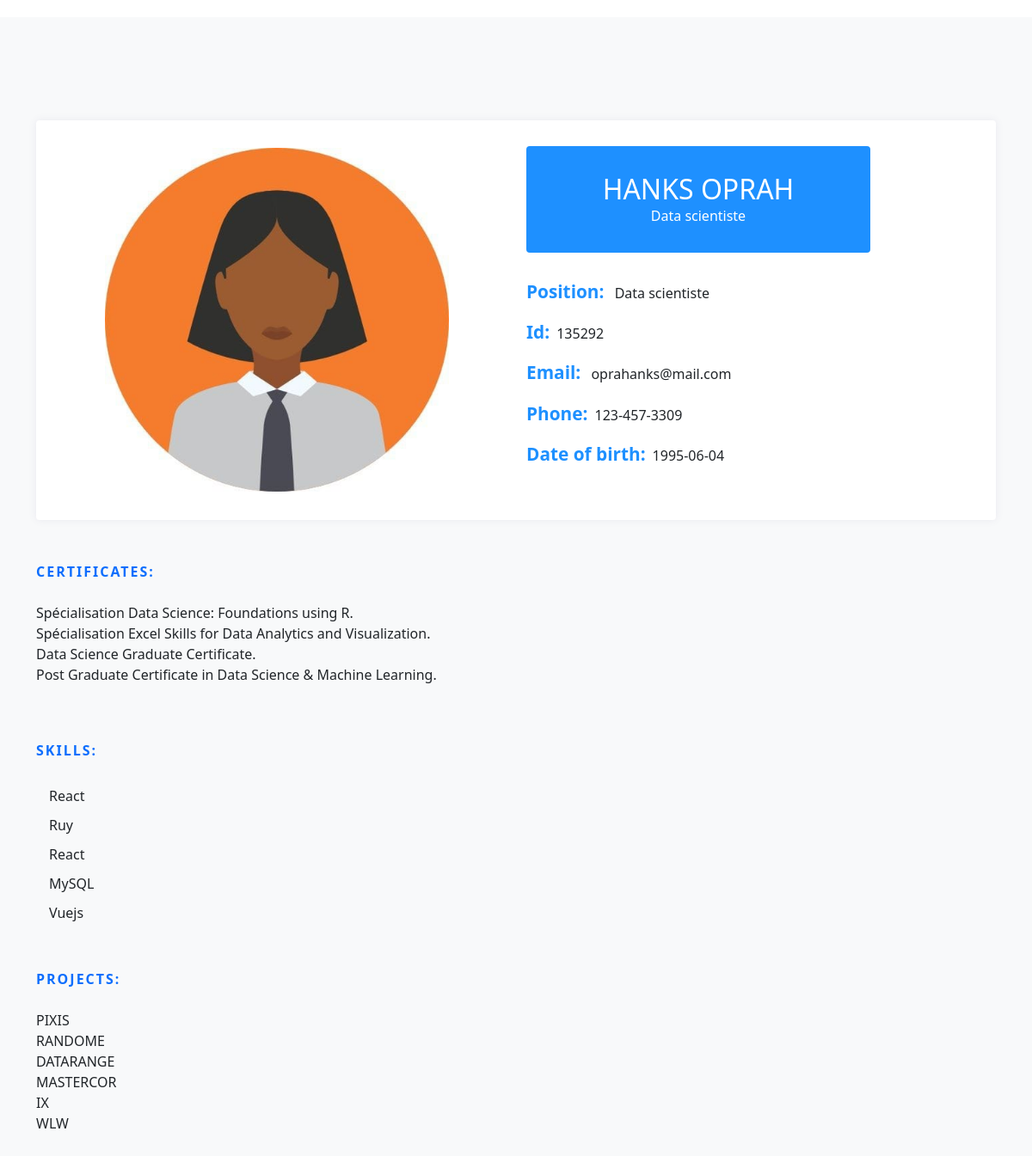
The page /profile.php?w=135292 on the database its author committed.
### tables this page shows
CREATE TABLE `employee` (
  `ID` int(50) NOT NULL,
  `Name` varchar(50) NOT NULL,
  `Date of birth` date NOT NULL,
  `Email` varchar(50) NOT NULL,
  `Phone` varchar(20) NOT NULL,
  `Position` varchar(50) NOT NULL,
  `Certificates` text NOT NULL,
  `password` varchar(500) NOT NULL,
  `Image` varchar(500) NOT NULL,
  `projet` text NOT NULL
);

CREATE TABLE `skills` (
  `Id_skill` int(50) NOT NULL,
  `Name_skill` varchar(100) NOT NULL,
  `Type_skill` varchar(50) NOT NULL
);

### profile.php (the view, shortened to what this page needs)
<?php
    include("connection.php");
    $idUser=$_GET["w"]
?>
<!DOCTYPE html>
<html lang="en">
<head>
    <link href="https://cdn.jsdelivr.net/npm/bootstrap@5.2.0/dist/css/bootstrap.min.css" rel="stylesheet">
<link rel="stylesheet" href="profile.css">
<link rel="stylesheet" href="https://cdn.jsdelivr.net/gh/devicons/devicon@v2.15.1/devicon.min.css">
</head>
<body>
<section class="bg-light">
    <div class="container">
        <div class="row">
            <div class="col-lg-12 mb-4 mb-sm-5">
                <div class="card card-style1 border-0">
                    <div class="card-body p-1-9 p-sm-2-3 p-md-6 p-lg-7">
                        <div class="row align-items-center">
                            <?php
                                $res=mysqli_query($conn,"select * from employee where ID=$idUser");
                                $row=mysqli_fetch_assoc($res);
                            ?>
                            <div class="col-lg-6 mb-4 mb-lg-0">
                                <img class="imgContainer" src="<?php echo trim($row["Image"]);?>" alt="image Profile">
                            </div>
                            <div class="col-lg-6 px-xl-10">
                                <div class="bg-secondary d-lg-inline-block py-1-9 px-1-9 px-sm-6 mb-1-9 rounded" style="text-align:center;width: 400px;">
                                    <h3 class="h2 text-white mb-0"><?php echo $row["Name"]?></h3>
                                    <span class="text-white"><?php echo $row["Position"]?></span>
                                </div>
                                <ul class="list-unstyled mb-1-9">
                                    <li class="mb-2 mb-xl-3 display-28"><span class="display-26 text-secondary me-2 font-weight-600">Position:</span> <?php echo $row["Position"]?></li>
                                    <li class="mb-2 mb-xl-3 display-28"><span class="display-26 text-secondary me-2 font-weight-600">Id:</span><?php echo $idUser?></li>
                                    <li class="mb-2 mb-xl-3 display-28"><span class="display-26 text-secondary me-2 font-weight-600">Email:</span> <?php echo $row["Email"]?></li>
                                    <li class="mb-2 mb-xl-3 display-28"><span class="display-26 text-secondary me-2 font-weight-600">Phone:</span><?php echo $row["Phone"]?></li>
                                    <li class="display-28"><span class="display-26 text-secondary me-2 font-weight-600">Date of birth:</span><?php echo $row["Date of birth"]?></li>
                                </ul>
                            </div>
                        </div>
                    </div>
                </div>
            </div>
            <div class="col-lg-12 mb-4 mb-sm-5">
                <div>
                    <span class="section-title text-primary mb-3 mb-sm-4">Certificates:</span>
                    <p><?php echo nl2br($row["Certificates"])?></p>
                </div>
            </div>
            <div class="col-lg-12">
                <div class="row">
                    <div class="col-lg-12 mb-4 mb-sm-5">
                        <div class="mb-4 mb-sm-5">
                            <span class="section-title text-primary mb-3 mb-sm-4">Skills:</span>
                            <?php
                                $res=mysqli_query($conn,"select s.* from skills s,employee e,skills_employee se where se.ID=$idUser and se.ID=e.ID and se.Id_skill=s.Id_skill");
                                while($row=mysqli_fetch_assoc($res))
                                    {
                                        $skill=strtolower($row["Name_skill"]);
                            ?>
                                    <div class="progress-text">
                                        <div class="row" style="padding: 5px;">
                                            <div class="col-6"><i class="devicon-<?php echo $skill?>-plain colored" style="margin-right:10px;"></i><?php echo $row["Name_skill"];?></div>
                                        </div>
                                    </div>
                            <?php
                                     }
                            ?>
                        </div>
                        <div>
                            <span class="section-title text-primary mb-3 mb-sm-4">Projects:</span>
                            <p class="text-justify"><?php echo  nl2br($_SESSION["projet"]);?></p>
                        </div>
                    </div>
                </div>
            </div>
        </div>
    </div>
</section>
</body>
</html>

### profile.css (style rules this page uses)
body { margin-top:20px; }
.card-style1 { box-shadow: 0px 0px 10px 0px rgb(89 75 128 / 9%); }
.border-0 { border: 0!important; }
.card { position: relative; display: flex; flex-direction: column; min-width: 0; word-wrap: break-word; background-color: #fff; background-clip: border-box; border: 1px solid rgba(0,0,0,.125); border-radius: 0.25rem; }
section { padding: 120px 0; overflow: hidden; background: #fff; }
.section-title { font-weight: 600; letter-spacing: 2px; text-transform: uppercase; margin-bottom: 10px; position: relative; display: inline-block; }
.text-secondary { color: #1e90ff !important; }
.font-weight-600 { font-weight: 600; }
.display-26 { font-size: 1.3rem; }
@media screen and (min-width: 992px) { .p-lg-7 { padding: 4rem; } }
@media screen and (min-width: 768px) { .p-md-6 { padding: 3.5rem; } }
@media screen and (min-width: 576px) { .p-sm-2-3 { padding: 2.3rem; } }
.p-1-9 { padding: 1.9rem; }
.bg-secondary { background: #1e90ff !important; }
@media screen and (min-width: 576px) { .pe-sm-6, .px-sm-6 { padding-right: 3.5rem; } }
@media screen and (min-width: 576px) { .ps-sm-6, .px-sm-6 { padding-left: 3.5rem; } }
.pe-1-9, .px-1-9 { padding-right: 1.9rem; }
.ps-1-9, .px-1-9 { padding-left: 1.9rem; }
.pb-1-9, .py-1-9 { padding-bottom: 1.9rem; }
.pt-1-9, .py-1-9 { padding-top: 1.9rem; }
.mb-1-9, .my-1-9 { margin-bottom: 1.9rem; }
@media (min-width: 992px) { .d-lg-inline-block { display: inline-block!important; } }
.rounded { border-radius: 0.25rem!important; }
.imgContainer { width: 400px; height: 400px; margin-left: 50px; }

### rows shown on the page
employee: Name "HANKS OPRAH", Position "Data scientiste", Email "oprahanks@mail.com", Phone "123-457-3309", Date of birth "1995-06-04", Certificates "Spécialisation Data Science: Foundations using R. Spécialisation Excel Skills for Data Analytics and Visualization. Data Science Graduate Certificate. Post Graduate Certificate in Data Science & Machine Learning."
skills: Name_skill "React"
skills: Name_skill "Ruy"
skills: Name_skill "React"
skills: Name_skill "MySQL"
skills: Name_skill "Vuejs"

### other values the page prints
$idUser "135292"
$_SESSION["projet"] "PIXIS RANDOME DATARANGE MASTERCOR IX WLW"
